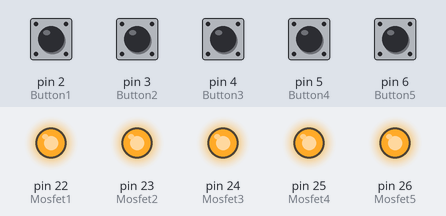
Recording of a sketch running on a simulated Arduino Mega 2560, built with avr-gcc and run on an emulated ATmega2560. On the bench: output pins drawn as LEDs (lit = HIGH). Inputs (shaded band) come from the test bench; at power-on: pin 2 (Button1), pin 3 (Button2), pin 4 (Button3), pin 5 (Button4), pin 6 (Button5) HIGH.

Above: at 1.2 s.
1.3 s: pin 2 (Button1) pulled LOW for 0.15 s
At 1.37 s:
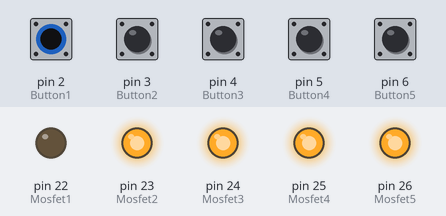
2.9 s: pin 3 (Button2) pulled LOW for 0.15 s
At 2.97 s:
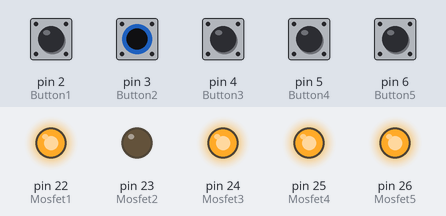
4.5 s: pin 4 (Button3) pulled LOW for 0.15 s
At 4.57 s:
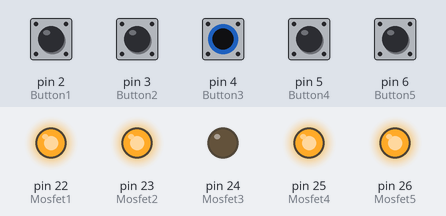
6.1 s: pin 5 (Button4) pulled LOW for 0.15 s
At 6.17 s:
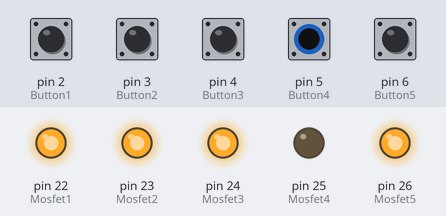
7.7 s: pin 6 (Button5) pulled LOW for 0.15 s
At 7.77 s:
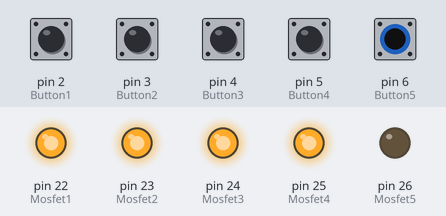
9.3 s: pin 2 (Button1) driven LOW and pin 3 (Button2) driven LOW
At 10.2 s:
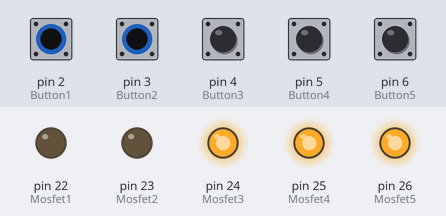
Timing chart, 0 to 11.8 s (numbered marks = the images above; inputs shaded):
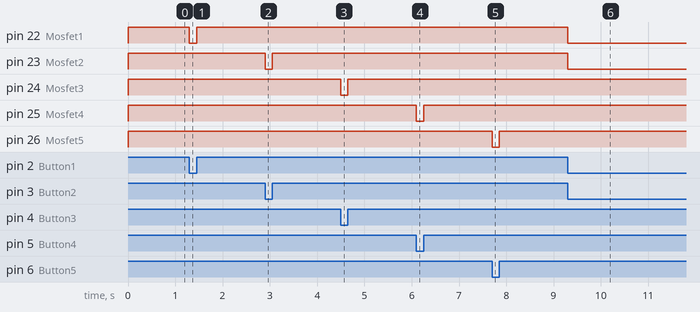

Measured:
- after the input at 1.3 s, pin 22 (Mosfet1): HIGH → LOW at once, → HIGH 0.15 s later
- after the input at 2.9 s, pin 23 (Mosfet2): HIGH → LOW at once, → HIGH 0.15 s later
- after the input at 4.5 s, pin 24 (Mosfet3): HIGH → LOW at once, → HIGH 0.15 s later
- after the input at 6.1 s, pin 25 (Mosfet4): HIGH → LOW at once, → HIGH 0.15 s later
- after the input at 7.7 s, pin 26 (Mosfet5): HIGH → LOW at once, → HIGH 0.15 s later
- after the input at 9.3 s, pin 22 (Mosfet1), pin 23 (Mosfet2): HIGH → LOW at once

The sketch:

sketch_dec18a.ino
```cpp
int Button1 = 2;
int Button2 = 3;
int Button3 = 4;
int Button4 = 5;
int Button5 = 6;
int Mosfet1 = 22;
int Mosfet2 = 23;
int Mosfet3 = 24;
int Mosfet4 = 25;
int Mosfet5 = 26;


void setup() {
  // put your setup code here, to run once:
pinMode (Button1, INPUT_PULLUP);
pinMode (Button2, INPUT_PULLUP);
pinMode (Button3, INPUT_PULLUP);
pinMode (Button4, INPUT_PULLUP);
pinMode (Button5, INPUT_PULLUP);
pinMode (Mosfet1, OUTPUT);
pinMode (Mosfet2, OUTPUT);
pinMode (Mosfet3, OUTPUT);
pinMode (Mosfet4, OUTPUT);
pinMode (Mosfet5, OUTPUT);

}

void loop() {
  // put your main code here, to run repeatedly:
int ButtonS1 = digitalRead (Button1);
int ButtonS2 = digitalRead (Button2);
int ButtonS3 = digitalRead (Button3);
int ButtonS4 = digitalRead (Button4);
int ButtonS5 = digitalRead (Button5);

if (ButtonS1 == LOW){
digitalWrite (Mosfet1, LOW);}
else digitalWrite (Mosfet1, HIGH);

if (ButtonS2 == LOW){
digitalWrite (Mosfet2, LOW);}
else digitalWrite (Mosfet2, HIGH);

if (ButtonS3 == LOW){
digitalWrite (Mosfet3, LOW);}
else digitalWrite (Mosfet3, HIGH);


if (ButtonS4 == LOW){
digitalWrite (Mosfet4, LOW);}
else digitalWrite (Mosfet4, HIGH);

if (ButtonS5 == LOW){
digitalWrite (Mosfet5, LOW);}
else digitalWrite (Mosfet5, HIGH);


}
```
